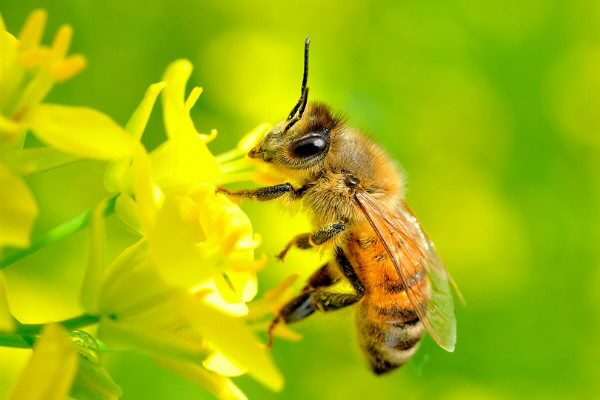
#> input picture 이미지 데이터 이해/img1.jpg, 600 x 400 px
$ jupyter execute --allow-errors '1. 이미지 데이터 이해.ipynb'   (shell and % lines are left out)
#> lines starting #> are read from the running program, lines starting #| are printed output that depends on the picture; after the words box and inside, x2 and y2 are one past the last pixel; in counts of white or black regions, pixels touching at a corner belong together
## 이미지 데이터 이해
- 이미지 데이터 가져오기 (OpenCV 모듈)
- 이미지 데이터 확인

[cell 1]
# !pip install opencv-python

[cell 2]
# Opencv, Matplotlib로 화면 출력
import cv2
import matplotlib.pyplot as plt
from PIL import Image

# 이미지 읽어오기
img1 = cv2.imread("./img1.jpg")
#> img1 is the input picture: shape (400, 600, 3); mean B, G, R 8.5, 184.4, 161.4
img2 = Image.open("./img1.jpg")

[cell 3]
plt.imshow(img1)
plt.show()

[cell 4]
plt.imshow(img2)
plt.show()

[cell 5]
# 이미지 사이즈 확인
print(img1.shape)
#| (400, 600, 3)
#> (the rest of this cell did not finish here and is left out)

[cell 6]
# 이미지 색상 => RGB
import numpy as np


user_img = [[[0,0,0], [0,0,0], [0,0,0]]]
plt.imshow(user_img)
plt.show()

[cell 7]
user_img[0][0][0] = 255
print(user_img)
plt.imshow(user_img)
plt.show()

user_img[0][1][1] = 255
print(user_img)
plt.imshow(user_img)
plt.show()

user_img[0][2][2] = 255
print(user_img)
plt.imshow(user_img)
plt.show()
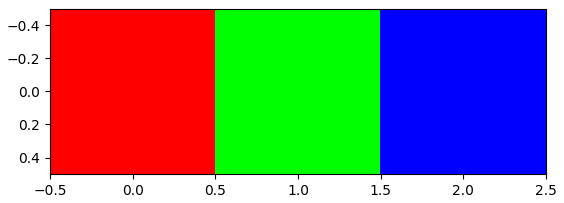
#> figure drawn by matplotlib, 1 panel

[cell 8]
## img1 이미지 컬러로 보기
plt.imshow(cv2.cvtColor(img1, cv2.COLOR_BGR2RGB))
plt.show()

[cell 9]
img1_1 = cv2.cvtColor(img1, cv2.COLOR_BGR2RGB)
print(img1_1[0][0]) # 컬러 이미지 변환
#| [ 80 142   0]
print(img1[0][0]) # 최초 이미지
#| [  0 142  80]

[cell 10]
gray_img = cv2.cvtColor(img1, cv2.COLOR_BGR2GRAY)
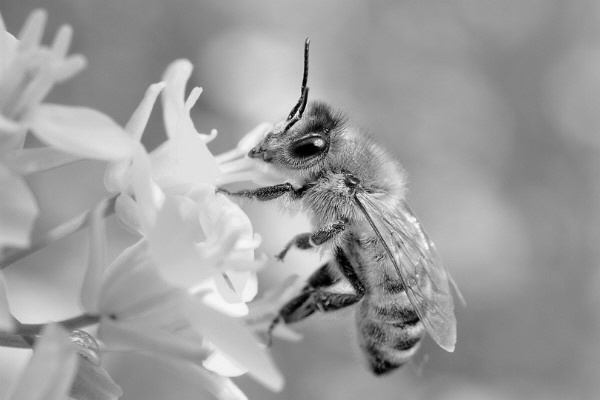
#> gray_img: shape (400, 600); min 0, max 250, mean 157.5
plt.imshow(gray_img, cmap='gray')
plt.show()

[cell 11]
# 이미지 사이즈
print(img1.shape)
#| (400, 600, 3)
print(len(img1))          # 세로 사이즈
#| 400
print(len(img1[0]))       # 가로 사이즈
#| 600
print(len(img1[0][0]))    # 컬러 채널
#| 3

[cell 12]
# pandas 모듈을 이용한 배열 이해
import pandas as pd

[cell 13]
cv2.split(img1)

[cell 14]
# 픽셀 배열을 B, G, R 단위 분할
b, g, r = cv2.split(img1)
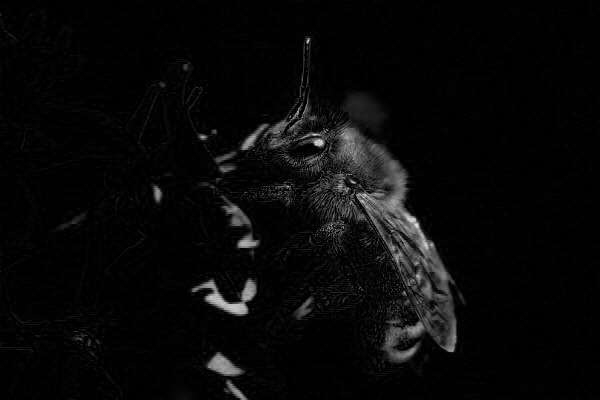
#> b: shape (400, 600); min 0, max 231, mean 8.5
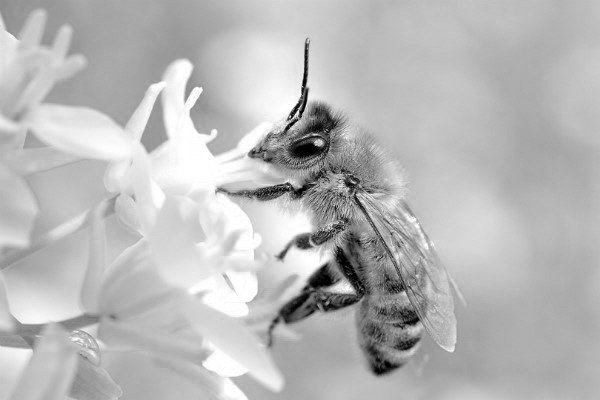
#> g: shape (400, 600); min 0, max 255, mean 184.4
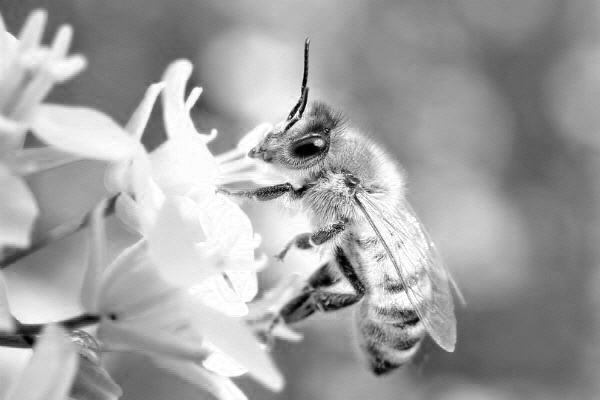
#> r: shape (400, 600); min 0, max 255, mean 161.4

# B의 값을 이용해 데이터 프레임 형식으로 변경
b_df = pd.DataFrame(b)
#> b_df = table of 400 rows and 600 columns
b_df

# 데이터 사이즈 확인
print(b_df.shape)
#| (400, 600)

# 데이터 확인
display(b_df.head())

[cell 15]
# G의 값을 이용해 데이터 프레임 형식으로 변경
g_df = pd.DataFrame(g)
#> g_df = table of 400 rows and 600 columns

print(g_df.shape)
#| (400, 600)

display(g_df.head())

[cell 16]
# R의 값을 이용해 데이터 프레임 형식으로 변경
r_df = pd.DataFrame(r)
#> r_df = table of 400 rows and 600 columns

print(r_df.shape)
#| (400, 600)

display(r_df.head())

[cell 17]
# 그레이 이미지 픽셀 확인
plt.imshow(gray_img)
plt.show()
print(gray_img.shape, '\n')
#| (400, 600)
print(gray_img)
#> (printed output is left out)

[cell 18]
user_img = [[0,150,0],[15,200,150]]
plt.imshow(user_img)
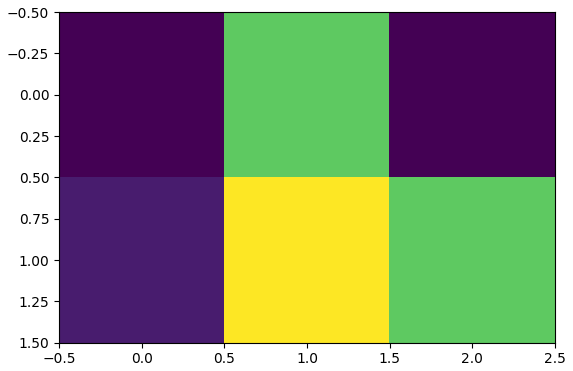
#> figure drawn by matplotlib, 1 panel

[cell 19]
# 그레이스케일 1024*768 해상도 히트맵으로 표시
import seaborn as sns
import scipy as sp

#> (the rest of this cell did not finish here and is left out)

[cell 20]
plt.figure(figsize = (7,7))
#> (the rest of this cell did not finish here and is left out)

[cell 21]
plt.figure(figsize = (7,7))
sns.heatmap(gray_img[:15, :15], annot=True, fmt='d', cmap=plt.cm.bone)
plt.axis('off')
plt.show()
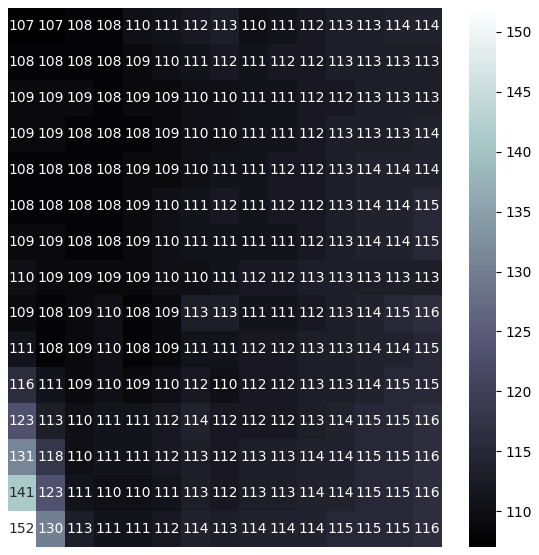
#> figure drawn by matplotlib, 2 panels

[cell 22]
gray_img = cv2.cvtColor(img1, cv2.COLOR_BGR2GRAY)
plt.imshow(gray_img, cmap='gray')
print(gray_img.shape, '\n')
#| (400, 600)
plt.show()

[cell 23]
# 이미지 픽셀값 확인
print(len(gray_img))    # 세로
#| 400
print(len(gray_img[0])) # 가로
#| 600

[cell 24]
gray_df = pd.DataFrame(gray_img)
#> gray_df = table of 400 rows and 600 columns
print(gray_df.shape)
#| (400, 600)
display(gray_df.head())

[cell 25]
gray_df.iloc[100:151, 50:100]
#> Out = table of 51 rows and 50 columns

[cell 26]
gray_arr = np.array(gray_df.iloc[100:150, 50:100])
print(gray_arr.shape)
#| (50, 50)
print(gray_arr)
#> (printed output is left out)

[cell 27]
plt.imshow(gray_arr)
plt.show()

[cell 28]
gray_arr = np.array(gray_df.iloc[80:550, 250:450])
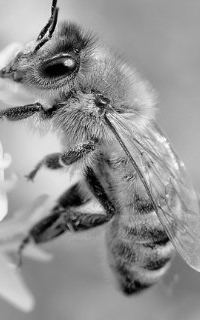
#> gray_arr: shape (320, 200); min 0, max 250, mean 148.2
print(gray_arr.shape)
#| (320, 200)
print(gray_arr)
#> (printed output is left out)

[cell 29]
plt.imshow(gray_arr)
plt.show()

[cell 30]
# [미션] 해상도가 10*10 크기의 이미지 생성
img = np.array([[0,0,0,0,0,0,0,0,0,0],
               [0,0,255,255,255,255,255,255,0,0],
               [0,0,0,0,0,0,0,255,0,0],
               [0,0,0,0,0,0,255,0,0,0],
               [0,0,0,0,0,255,0,0,0,0],
               [0,0,0,0,255,0,0,0,0,0],
               [0,0,0,255,0,0,0,0,0,0],
               [0,0,255,0,0,0,0,0,0,0],
               [0,0,255,255,255,255,255,255,0,0],
               [0,0,0,0,0,0,0,0,0,0]])
print(img.shape)

[cell 31]
plt.imshow(img, cmap='gray')
plt.show()
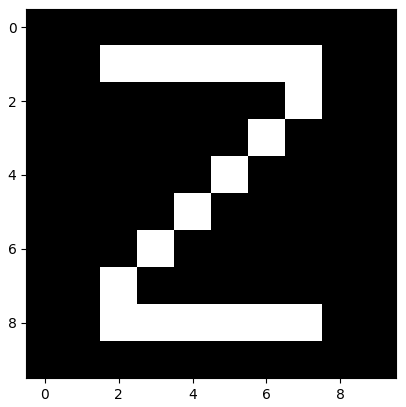
#> figure drawn by matplotlib, 1 panel

## 픽셀 이진화 이미지 확인

[cell 32]
# cv2.threshold(gray_img, 기준값, 기준값 이상 바꾸어지는 값, cv2.THRESH_BINARY)
ret, bin_img = cv2.threshold(gray_img, 128, 255, cv2.THRESH_BINARY)
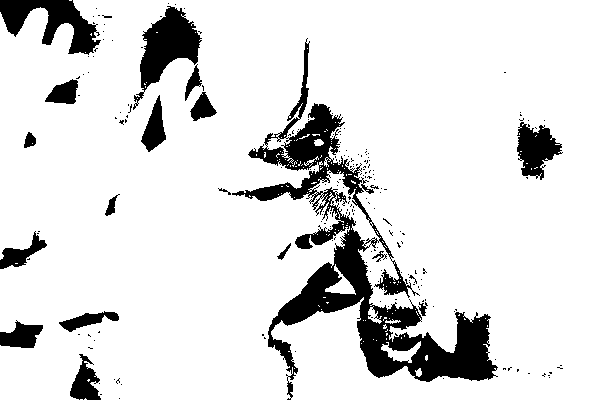
#> bin_img: shape (400, 600); 87.4% white; 199 black regions (180 under 20 px), largest, box (x1, y1, x2, y2) and area: (232, 38, 498, 400) 17521, (133, 6, 202, 110) 2887, (0, 0, 101, 55) 2599

plt.imshow(bin_img, cmap='gray')
plt.show()
